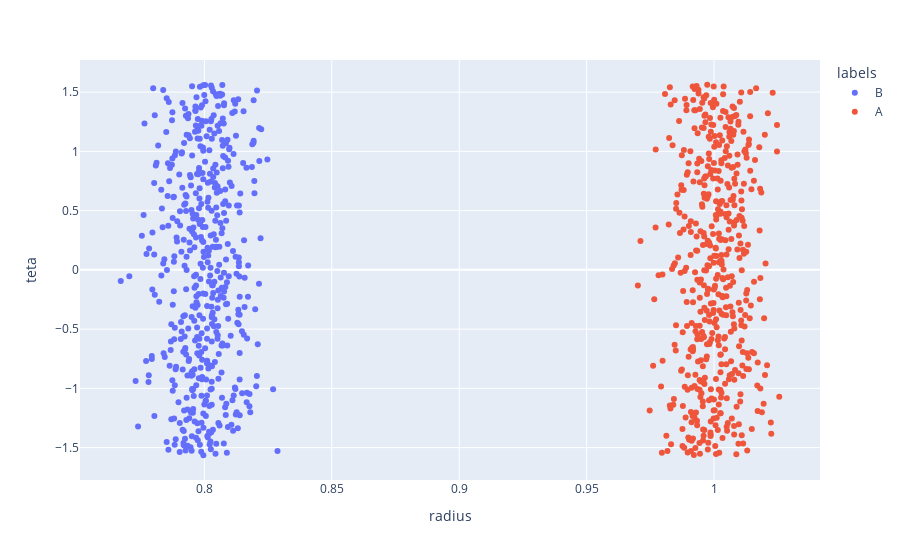

The notebook cell saved with this chart:
### Code cell
import numpy as np
import math
circles = make_circles_dataframe(1000,0.01)
radius = (circles.x ** 2 + circles.y ** 2).apply(math.sqrt)
teta   =  np.arctan(circles.y/circles.x)
df = pd.DataFrame({"radius" : radius , "teta" : teta , "labels" : circles["label"]})
px.scatter(df,x = "radius" , y = "teta",color = "labels")

### Figure 1 — Plotly figure (JSON) as saved in the notebook; plotly's stock layout.template omitted (floating-point values rounded to 4 significant figures; data arrays with more than 128 entries replaced by an {"elided": "..."} marker saying what was removed)
{"data": [{"hovertemplate": "labels=B<br>radius=%{x}<br>teta=%{y}<extra></extra>", "legendgroup": "B", "marker": {"color": "#636efa", "symbol": "circle"}, "mode": "markers", "name": "B", "orientation": "v", "showlegend": true, "type": "scatter", "x": {"elided": "500 float values"}, "xaxis": "x", "y": {"elided": "500 float values"}, "yaxis": "y"}, {"hovertemplate": "labels=A<br>radius=%{x}<br>teta=%{y}<extra></extra>", "legendgroup": "A", "marker": {"color": "#EF553B", "symbol": "circle"}, "mode": "markers", "name": "A", "orientation": "v", "showlegend": true, "type": "scatter", "x": {"elided": "500 float values"}, "xaxis": "x", "y": {"elided": "500 float values"}, "yaxis": "y"}], "layout": {"autosize": true, "legend": {"title": {"text": "labels"}, "tracegroupgap": 0}, "margin": {"t": 60}, "xaxis": {"anchor": "y", "autorange": true, "domain": [0, 1], "range": [0.7502, 1.043], "title": {"text": "radius"}, "type": "linear"}, "yaxis": {"anchor": "x", "autorange": true, "domain": [0, 1], "range": [-1.807, 1.804], "title": {"text": "teta"}, "type": "linear"}}}
